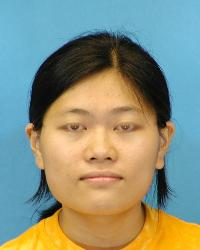
#> input picture data/raw/cufs/photos/f1-002-01.jpg, 200 x 250 px
$ python -i enhance.py   (imports and definitions only)
#> lines starting #> are read from the running program, lines starting #| are printed output that depends on the picture
#> further down, picture is the input picture: shape (250, 200, 3); mean B, G, R 126.3, 145.1, 137.4
import cv2
import numpy as np

def apply_clahe(img):
    lab = cv2.cvtColor(img, cv2.COLOR_BGR2LAB)
#> lab: shape (250, 200, 3); mean of channels 0, 1, 2 151.7, 127, 137.3
    l, a, b = cv2.split(lab)
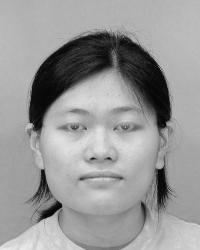
#> l: shape (250, 200); min 1, max 235, mean 151.7
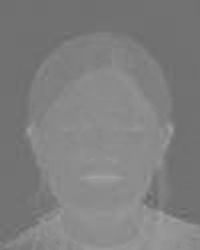
#> a: shape (250, 200); min 102, max 162, mean 127
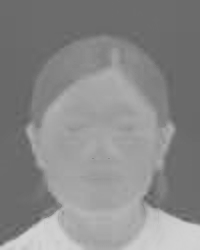
#> b: shape (250, 200); min 92, max 212, mean 137.3
    clahe = cv2.createCLAHE(clipLimit=2.5, tileGridSize=(8,8))
    l = clahe.apply(l)
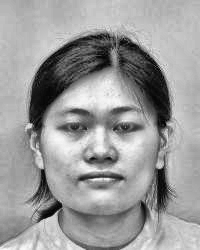
#> l: shape (250, 200); min 1, max 250, mean 154.8
    lab = cv2.merge((l, a, b))
#> lab: shape (250, 200, 3); mean of channels 0, 1, 2 154.8, 127, 137.3
    return cv2.cvtColor(lab, cv2.COLOR_LAB2BGR)
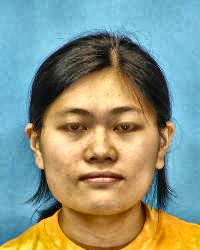
#> returned value: shape (250, 200, 3); mean B, G, R 130.1, 148.4, 139.6

def unsharp_mask(img, amount=1.2):
#> called with amount = 1.2
    blurred = cv2.GaussianBlur(img, (0,0), sigmaX=1.0)
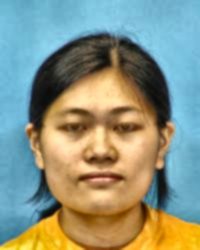
#> blurred: shape (250, 200, 3); mean B, G, R 130.1, 148.4, 139.6
    sharp = cv2.addWeighted(img, 1 + amount, blurred, -amount, 0)
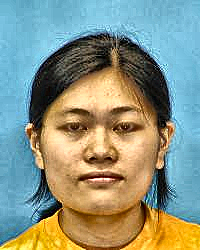
#> sharp: shape (250, 200, 3); mean B, G, R 130.5, 148.6, 139.4
    return np.clip(sharp, 0, 255).astype(np.uint8)

def enhance_generated_face(img):
    img = apply_clahe(img)
    img = unsharp_mask(img)
    return img

>>> import cv2
>>> picture = cv2.imread('../../data/raw/cufs/photos/f1-002-01.jpg')
>>> result = enhance_generated_face(picture)

$ run again, on data/raw/cufs/photos/f1-003-01.jpg
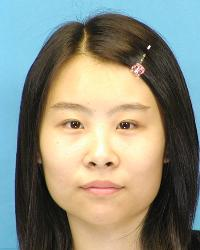
#> input picture data/raw/cufs/photos/f1-003-01.jpg, 200 x 250 px
#> picture is the input picture: shape (250, 200, 3); mean B, G, R 126.1, 140.5, 139.6
#> in apply_clahe, `l = clahe.apply(l)`:
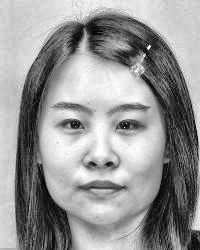
#> l: shape (250, 200); min 1, max 255, mean 149.6
#> in unsharp_mask, `sharp = cv2.addWeighted(img, 1 + amount, blurred, -amount, 0)`:
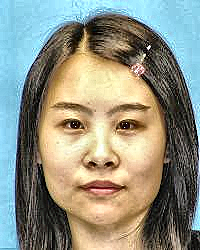
#> sharp: shape (250, 200, 3); mean B, G, R 130.3, 144.8, 143.4

$ run again, on data/raw/cufs/photos/f1-004-01.jpg
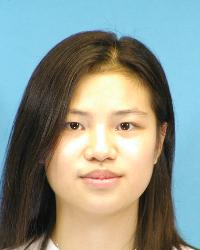
#> input picture data/raw/cufs/photos/f1-004-01.jpg, 200 x 250 px
#> picture is the input picture: shape (250, 200, 3); mean B, G, R 140, 149, 140.1
#> in apply_clahe, `l = clahe.apply(l)`:
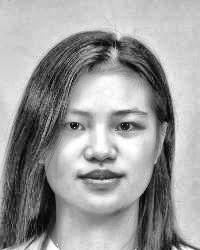
#> l: shape (250, 200); min 2, max 255, mean 155.8
#> in unsharp_mask, `sharp = cv2.addWeighted(img, 1 + amount, blurred, -amount, 0)`:
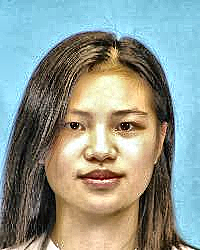
#> sharp: shape (250, 200, 3); mean B, G, R 142.7, 151.6, 142.4

$ run again, on data/raw/cufs/photos/f1-005-01.jpg
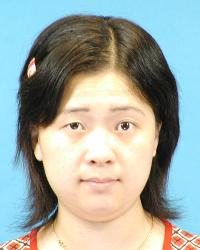
#> input picture data/raw/cufs/photos/f1-005-01.jpg, 200 x 250 px
#> picture is the input picture: shape (250, 200, 3); mean B, G, R 163.4, 170.2, 161
#> in unsharp_mask, `sharp = cv2.addWeighted(img, 1 + amount, blurred, -amount, 0)`:
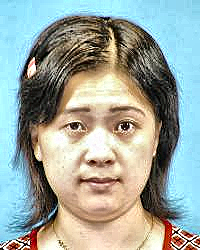
#> sharp: shape (250, 200, 3); mean B, G, R 158.1, 165.8, 155.9
